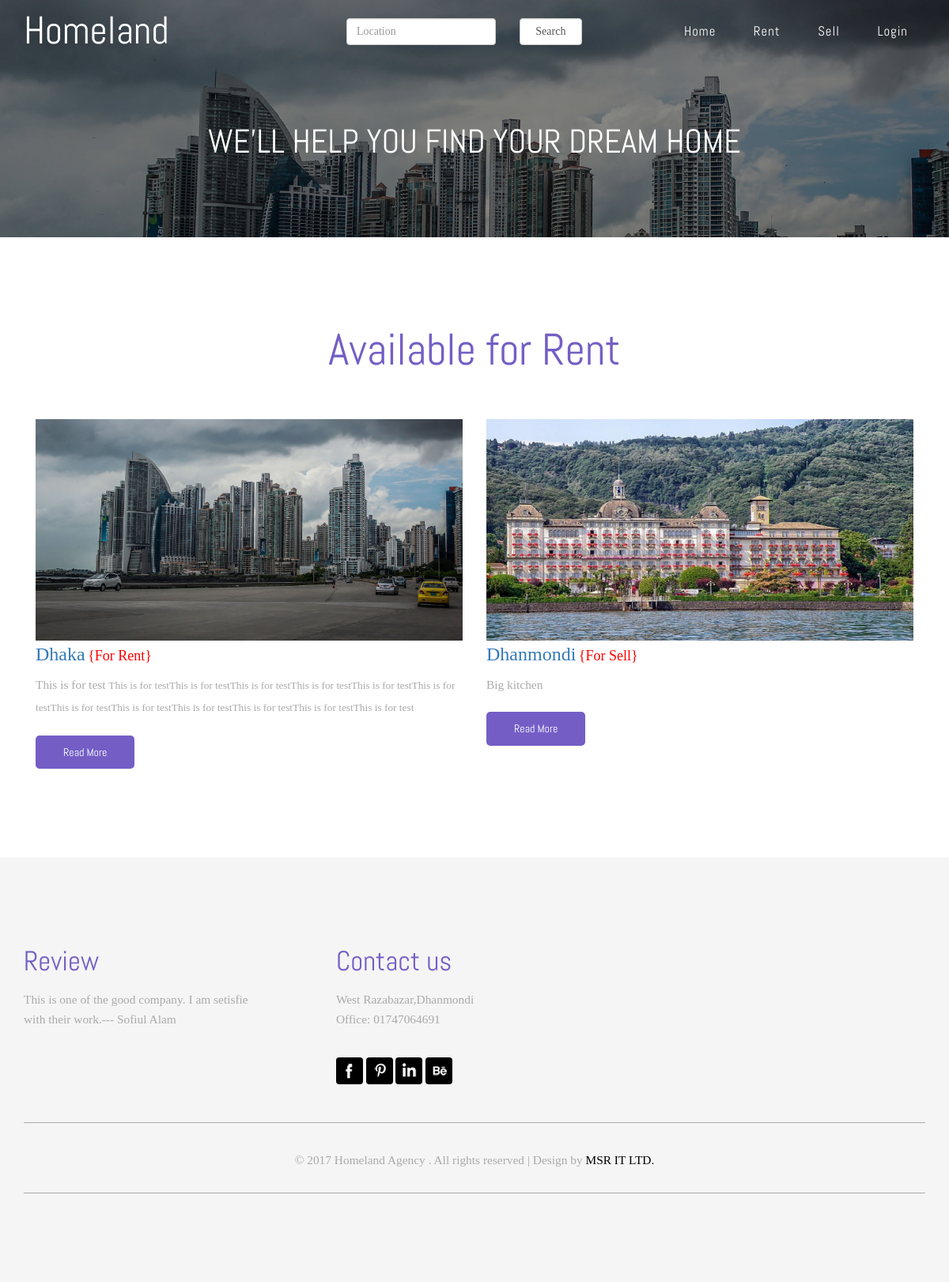
Screenshot of /search.php with the database file from the repository.
### tables this page shows
CREATE TABLE `tbl_property` (
  `pr_id` int(30) NOT NULL,
  `pr_title` varchar(50) NOT NULL,
  `pr_speciality` varchar(250) NOT NULL,
  `pr_rent` float NOT NULL,
  `pr_location` varchar(20) NOT NULL,
  `pr_image` varchar(250) NOT NULL,
  `re_image` varchar(250) NOT NULL,
  `pub_status` tinyint(1) NOT NULL DEFAULT '0',
  `let_type` tinyint(1) NOT NULL,
  `pr_des` text NOT NULL,
  `deletion_status` tinyint(1) NOT NULL DEFAULT '0',
  `pro_user_id` int(30) NOT NULL
);

### search.php (called while the page is built)
<?php
$ac='search';
$pages='search';
include './user.php';
?>

### admin/functions.php (called while the page is built, shortened)
<?php
class functions
{
    public function __construct()
    {
        $host_name = 'localhost';
        $user_name = 'root';
        $password = '';
        $db_name = 'db_homeland';
        $db_connect = mysqli_connect($host_name, $user_name, $password);
        if ($db_connect) {
            if (mysqli_select_db($db_connect, $db_name)) {
                return $db_connect;
            } else {
                die('Selection Fail ' . mysqli_error($db_connect));
            }
        } else {
            die('Connection Fail ' . mysqli_error($db_connect));
        }
    }
    function search($data)
    {
        $db_connect = $this->__construct();
        $sql = "SELECT * FROM tbl_property WHERE deletion_status=0 AND pub_status=1 AND pr_location LIKE '%$data%'";
        if ($query = mysqli_query($db_connect, $sql)) {
            return $query;
        } else {
            die("Query Problem " . mysqli_error($db_connect));
        }
    }
}
?>

### pages/search_result_content.php (the view, shortened to what this page needs)
<?php
$data=$_GET['location'];
$query=$admin_obj->search($data);
?>
<div class="blog">
    <div class="container">
        <h3 class="title">Available for Rent </h3>
        <div class="blog-info">
            <?php while ($row = mysqli_fetch_assoc($query)) { ?>
                <div class="col-md-6 blog-grids">
                    <div class="blog-img">
                        <a href="property.php?action=view_property&id=<?php echo $row['pr_id'];?>"> <img src="admin/<?php echo $row['pr_image'] ?>" class="img-responsive zoom-img" alt=""/></a>
                    </div>
                    <span style="font-size: 24px"><a href=""><?php echo $row['pr_location']; ?></a></span>
                    <span style="font-size: 18px;color: red;">{<?php if($row['let_type']==1) {
                            echo "For Rent";
                        }elseif ($row['let_type']==2){
                            echo "For Sell";
                        }
                        ?>}</span>
                    <p><?php echo $row['pr_des']; ?></p>
                    <div class="more more2">
                        <a href="property.php?action=view_property&id=<?php echo $row['pr_id'];?>" class="button-pipaluk button--inverted"> Read More</a>
                    </div>
                </div>
            <?php } ?>
            <div class="clearfix"> </div>
        </div>
    </div>
</div>

### user.php (shortened to what this page needs)
<?php
require_once 'admin/functions.php';
$admin_obj=new functions();
if (isset($_SESSION['user_id'])) {
    $user_id = $_SESSION['user_id'];
    $user_type = $_SESSION['user_type'];
    $email_add = $_SESSION['email_address'];
    if ($user_type == 1) {
        header("Location:admin/admin_master.php");
    }
} else {
    $user_id=null;
}
?>
<!DOCTYPE html>
<html>
    <head>
        <link href="css/bootstrap.css" type="text/css" rel="stylesheet" media="all">
        <link href="css/style.css" type="text/css" rel="stylesheet" media="all">
        <link rel="stylesheet" href="css/prettySticky.css" type="text/css">
        <link rel="stylesheet" href="css/lightbox.css">
    </head>
    <body>
        <div  id="home" class="banner about-banner">
            <div class="banner-info">
                <?php include './includes/header.php'; ?>
                <div class="banner-text">
                    <h2>WE'LL HELP YOU FIND YOUR DREAM HOME</h2>
                </div>
            </div>
        </div>
        <?php
        if (isset($pages)) {
            if ($pages == 'rent') {
                include './pages/rent_content.php';
            } elseif ($pages == 'sell') {
                include './pages/sell_content.php';
            } elseif ($pages == 'view_property') {
                include './pages/view_property_content.php';
            } elseif ($pages == 'rent_signout') {
                include './pages/rent_signout_content.php';
            } elseif ($pages == 'sell_signout') {
                include './pages/sell_signout_content.php';
            } elseif ($pages == 'error') {
                include './pages/error_content.php';
            } elseif ($pages == 'renter_profile') {
                include './pages/renter_profile_content.php';
            } elseif ($pages == 'search') {
                include './pages/search_result_content.php';
            }
        } else {
            include './pages/user_content.php';
        }
        ?>
        <?php include './includes/footer.php'; ?>
    </body>
</html>

### includes/header.php (shortened to what this page needs)
<div class="top-nav">
    <nav>
        <div class="container">
            <div class="navbar-header logo">
                <h1><a href="index.php">Homeland</a></h1>
            </div>
            <div class="collapse navbar-collapse" id="bs-example-navbar-collapse-1">
                <ul class="nav navbar-right">
                    <form style="float: left;margin-top: 5px;margin-right: 100px;" action="search.php" method="get">
                    <li>
                        <div class="row">
                            <div class="col-md-8">
                                <input name="location" type="text" class="form-control" placeholder="Location">
                            </div>
                            <div class="col-md-4"><input type="submit" class="form-control" value="Search"></div>
                        </div>
                    </li>
                    </form>
                    <li><a href="index.php" class="link-kumya <?php if($ac==NULL) echo 'active';?> "><span data-letters="Home">Home</span></a></li>
                    <li><a href="rent.php" class="link-kumya <?php if($ac=='rent') echo 'active';?> "><span data-letters="Rent">Rent</span></a></li>
                    <li><a href="sell.php" class="link-kumya <?php if($ac=='sell') echo 'active';?> "><span data-letters="Sell">Sell</span></a></li>
                        <?php if(isset($user_id)){ ?>
                    <li><a href="user.php?logout" class="link-kumya"><span data-letters="Logout"> Logout</span></a></li>
                   <?php }else{ ?>
                     <li><a href="login.php" class="link-kumya"><span data-letters="Login"> Login</span></a></li>
                   <?php } ?>
                </ul>
            </div>
        </div>
    </nav>
</div>

### includes/footer.php
<div class="footer">
    <div class="container">
        <div class="col-md-4 footer-grids">
            <h3>Review</h3>
            <p>This is one of the good company. I am setisfie with their work.--- Sofiul Alam </p>
        </div>
        <div class="col-md-3 footer-grids">
            <h3>Contact us</h3>
            <p>West Razabazar,Dhanmondi<br>
                <span>Office: 01747064691</span>
            </p>
            <div class="footer-bottom">
                <a href="#"><span>Facebook</span></a>
                <a href="#"><span>Pinterest</span></a>
                <a href="#"><span>LinkedIn </span></a>
                <a href="#"><span>Behance</span></a>
            </div>
        </div>
        <div class="clearfix"> </div>
        <div class="footer-copy">
            <p>© 2017 Homeland Agency . All rights reserved | Design by <a href="">MSR IT LTD.</a></p>
        </div>
    </div>
</div>

### css/prettySticky.css (style rules this page uses)
nav { position:fixed; background:none; z-index:10000; width:100%; -webkit-transition: all 0.5s; -moz-transition: all 0.5s; transition: all 0.5s; padding: 1em 0; }

### css/lightbox.css (style rules this page uses)
body:after { content: url(../images/close.png) url(../images/prev.png) url(../images/next.png); display: none; }

### rows the page displays
tbl_property: pr_image (picture), pr_location "Dhaka", let_type "For Rent", pr_des "This is for test This is for test This is for test This is for test This is for test This is for test This is for test This is for test This is for test This is for test This is for test This is for test This is for test"
tbl_property: pr_image (picture), pr_location "Dhanmondi", let_type "For Sell", pr_des "Big kitchen"
